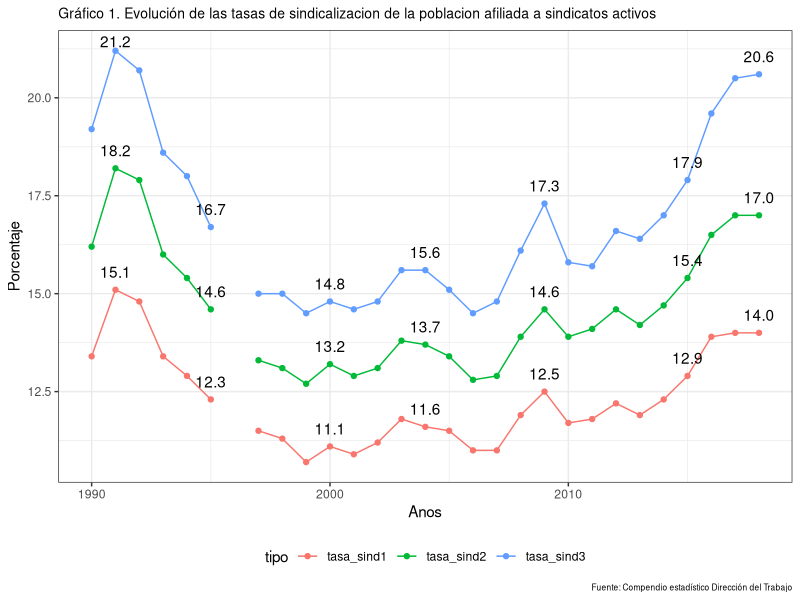
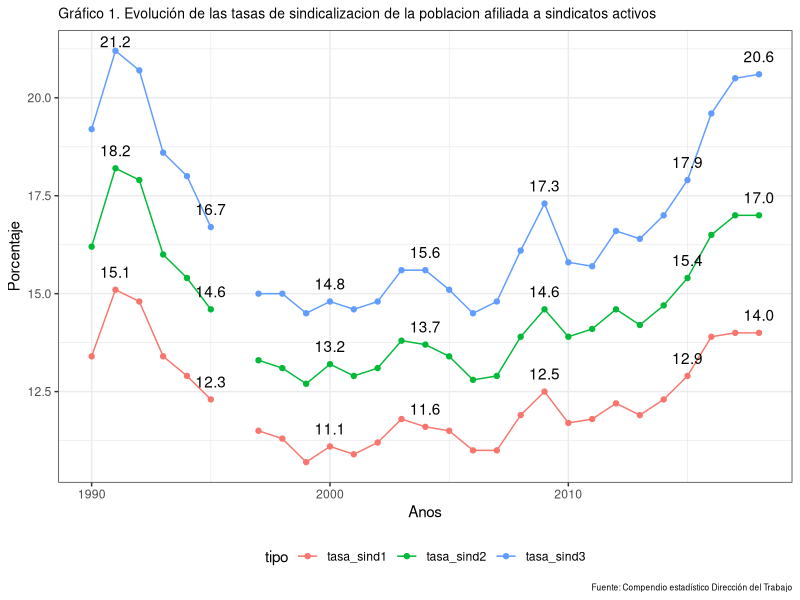

The R source for these figures, in order: (Note: this script raises an error after producing the figures.)
library(tidyverse)
library(ggrepel)
library(openxlsx)
library(tibble)


# 1. OOSS -----------------------------------------------------------------



#### Cuadro1. Cantidad de sindicatos activos, poblacion afiliada a sindicatos activos, fuerza de trabajo y tasas de sindicalización, años 1990 a 1999 ####

f0<-c("ano",
      "sindicatos_activos",
      "poblacion_afiliada",
      "ft_ocupada1",
      "tasa_sind1",
      "ft_ocupada2",
      "tasa_sind2",
      "poblacion_afiliada_sind_dep",
      "ft_ocupada3",
      "tasa_sind3")

cuadro1<-rbind(
c(1990 ,NA   ,606812 ,4525530 ,13.4, 3745599, 16.2, 515825 ,2692459, 19.2),
c(1991 ,7707 ,701355 ,4630670 ,15.1, 3862016, 18.2, 586716 ,2765416, 21.2),
c(1992 ,8323 ,724065 ,4877430 ,14.8, 4054999, 17.9, 602435 ,2909679, 20.7),
c(1993 ,7974 ,684361 ,5109290 ,13.4, 4280082, 16.0, 569066 ,3067602, 18.6),
c(1994 ,7891 ,661966 ,5122760 ,12.9, 4305265, 15.4, 547862 ,3038135, 18.0),
c(1995 ,7505 ,637570 ,5174410 ,12.3, 4364825, 14.6, 518094 ,3100665, 16.7),
c(1996 ,NA   , NA     ,5298680 ,NA   ,4525632 ,NA   ,NA      ,3243452,  NA),
c(1997 ,7446 ,617761 ,5380190 ,11.5, 4643794, 13.3, 501386 ,3350654, 15.0),
c(1998 ,7439 ,611535 ,5432350 ,11.3, 4657376, 13.1, 489957 ,3276276, 15.0),
c(1999 ,7057 ,579996 ,5404480 ,10.7, 4552804, 12.7, 463071 ,3192874, 14.5),
c(2000, 7659, 595495, 5381460, 11.1, 4528339, 13.2, 467835, 3170319, 14.8),
c(2001, 7410, 599610, 5479390, 10.9, 4631937, 12.9, 466138, 3187987, 14.6),
c(2002, 8149, 618930, 5531260, 11.2, 4723018, 13.1, 481749, 3253178, 14.8),
c(2003, 8967, 669507, 5675130, 11.8, 4849564, 13.8, 519687, 3326674, 15.6),
c(2004, 9416, 680351, 5862900, 11.6, 4979719, 13.7, 533175, 3423609, 15.6),
c(2005, 9148, 676368, 5904999, 11.5, 5054172, 13.4, 539326, 3581293, 15.1),
c(2006, 9424, 703706, 6410982, 11.0, 5477846, 12.8, 568856, 3933474, 14.5),
c(2007, 9365, 724606, 6567241, 11.0, 5622264, 12.9, 607190, 4099492, 14.8),
c(2008, 9340, 801251, 6740408, 11.9, 5782781, 13.9, 685763, 4251018, 16.1),
c(2009, 9776, 837055, 6710990, 12.5, 5747152, 14.6, 712814, 4131857, 17.3),
c(2010, 9871  ,858571,  7353835, 11.7, 6172536, 13.9, 734495  ,4646299, 15.8),
c(2011 ,10310 ,892365,  7564346, 11.8, 6348945, 14.1, 765138  ,4863073, 15.7),
c(2012 ,10585 ,940603,  7699431, 12.2, 6441986, 14.6, 821041  ,4960005, 16.6),
c(2013 ,10634 ,940222,  7904048, 11.9, 6600648, 14.2, 823722  ,5024782, 16.4),
c(2014 ,11162 ,985770,  8013717, 12.3, 6686276, 14.7, 859093  ,5061592, 17.0),
c(2015 ,11433 ,1048234, 8136356, 12.9, 6815314, 15.4, 919315  ,5133964, 17.9),
c(2016 ,11653 ,1139955 ,8216865 ,13.9 ,6901108 ,16.5 ,1009255 ,5142873, 19.6),
c(2017 ,11916 ,1179445 ,8406527 ,14.0 ,6930930 ,17.0 ,1043865 ,5099920, 20.5),
c(2018 ,11920 ,1174346 ,8414056 ,14.0 ,6927523 ,17.0 ,1045300 ,5068372, 20.6)
)

cuadro1<-cuadro1 %>% as.data.frame()
names(cuadro1)<-f0
cuadro1


# Grafico 1
cuadro1 %>% select(ano,tasa_sind1,tasa_sind2,tasa_sind3) %>% 
  gather(tipo,tasa,-ano) %>% mutate(tasa=as.numeric(tasa)) %>% 
  ggplot(aes(x=ano,y=tasa,color=tipo)) + geom_line() + geom_point() + theme_bw() + 
  labs(title = "Gráfico 1. Evolución de las tasas de sindicalizacion de la poblacion afiliada a sindicatos activos",
       x="Anos",
       y = "Porcentaje",
       caption = "Fuente: Compendio estadístico Dirección del Trabajo") + 
  theme(legend.position = "bottom",plot.title = element_text(size=10),
        plot.subtitle = element_text(size=8),
        plot.caption = element_text(size=6)) + 
  geom_text_repel(aes(label=ifelse(ano%in%c(1991,1995,2000,2004,2009,2015,2018),format(round(tasa,1)),"")), vjust=-1,colour="black")

ggsave(
  plot = last_plot(),
  filename = "Output/Graficos/1. OOSS/grafico1.Evolucion de las tasas de sindicalizacion de la poblacion afiliada a sindicatos activos.png",
  device = "png",
  dpi = "retina",
  units = "cm",
  width = 33,
  height = 17
)


#### Cuadro 2. Cantidad de trabajadores afiliados a sindicatos activos, fuerza de trabajo ocupada, y tasa de sindicalización, según sexo ####

cuadro2<-rbind(
c(2002, 497272, 121658, 618930 , 3241454, 1481566, 4723020, 15.3, 8.2  ,13.1),
c(2003, 531238, 138269, 669507 , 3298663, 1550891, 4849554, 16.1, 8.9  ,13.8),
c(2004, 522271, 158080, 680351 , 3335792, 1643938, 4979730, 15.7, 9.6  ,13.7),
c(2005, 515114, 161254, 676368 , 3376302, 1677870, 5054172, 15.3, 9.6  ,13.4),
c(2006, 532661, 171045, 703706 , 3627100, 1850746, 5477846, 14.7, 9.2  ,12.8),
c(2007, 537651, 186955, 724606 , 3683805, 1938459, 5622264, 14.6, 9.6  ,12.9),
c(2008, 562172, 239079, 801251 , 3738207, 2044574, 5782781, 15.0, 11.7 ,13.9),
c(2009, 580795, 256260, 837055 , 3661636, 2085516, 5747152, 15.9, 12.3 ,14.6),
c(2010, 585384, 273187, 858571 , 3822903, 2349633, 6172536, 15.3, 11.6 ,13.9),
c(2011, 593203, 299162, 892365 , 3883465, 2465480, 6348945, 15.3, 12.1 ,14.1),
c(2012, 618610, 321993, 940603 , 3930414, 2511571, 6441986, 15.7, 12.8 ,14.6),
c(2013, 610485, 329737, 940222 , 4005377, 2595271, 6600648, 15.2, 12.7 ,14.2),
c(2014, 630512, 355258, 985770 , 4035930, 2650346, 6686276, 15.6, 13.4 ,14.7),
c(2015, 646093, 402141, 1048234, 4081413, 2733898, 6815311, 15.8, 14.7 ,15.4),
c(2016, 683516, 455528, 1139044, 4153796, 2747312, 6901108, 16.5, 16.6 ,16.5),
c(2017, 691381, 488064, 1179445, 4157795, 2773138, 6930933, 16.6, 17.6 ,17.0),
c(2018, 681399, 492947, 1174346, 4149084, 2778439, 6927523, 16.4, 17.7 ,17.0)
) %>% as.data.frame()

names(cuadro2)<-c("ano","afiliados_hombres","afiliados_mujeres","afiliados_total",
                  "ft_hombres","ft_mujeres","ft_total","ft_hombres", "ft_mujeres","ft_total")


#### Cuadro 3. Cantidad de sindicatos activos a nivel nacional, por rama de actividad económica ####

# CIIU rev 2 1991-2010
cuadro3_1<-cbind(
read.xlsx("Input/Ilovepdf/1. OOSS.xlsx",sheet = 5,rows=c(1:12),cols=c(1:8),na.strings = "**"),
read.xlsx("Input/Ilovepdf/1. OOSS.xlsx",sheet = 6,rows=c(1:12),cols=c(2:8),na.strings = "**"),
read.xlsx("Input/Ilovepdf/1. OOSS.xlsx",sheet = 7,rows=c(2:13),cols=c(2:8),na.strings = "**")
)

# CIIU rev 3 2011-2017
cuadro3_2<-read.xlsx("Input/Ilovepdf/1. OOSS.xlsx",sheet = 8,rows=c(2:21),cols=c(1:8),na.strings = "**")

# CIIU rev 4 2018
cuadro3_3<-read.xlsx("Input/Ilovepdf/1. OOSS.xlsx",sheet = 9,rows=c(2:25),cols=c(1:2),na.strings = "**")


cuadro3_2 %>% add_row(Rama.Actividad.Económica="Agricultura  y  pesca",
                      `2011`=sum(.$`2011`[1]+.$`2011`[2]),
                      `2012`=sum(.$`2012`[1]+.$`2012`[2]),
                      `2013`=sum(.$`2013`[1]+.$`2013`[2]),
                      `2014`=sum(.$`2014`[1]+.$`2014`[2]),
                      `2015`=sum(.$`2015`[1]+.$`2015`[2]),
                      `2016`=sum(.$`2016`[1]+.$`2016`[2]),
                      `2017`=sum(.$`2017`[1]+.$`2017`[2])) %>% 
  
              add_row(Rama.Actividad.Económica="Minería") %>%
              add_row(Rama.Actividad.Económica="Industria") %>%
              add_row(Rama.Actividad.Económica="Electricidad,  gas  y  agua") %>%
              add_row(Rama.Actividad.Económica="Construcción") %>%
              add_row(Rama.Actividad.Económica="Comercio") %>%
              add_row(Rama.Actividad.Económica="Transporte  y  comunicaciones") %>%
              add_row(Rama.Actividad.Económica="Establecimientos  ftnancieros") %>%
              add_row(Rama.Actividad.Económica="Servicios") %>%
              add_row(Rama.Actividad.Económica="Actividades  no  especiftcadas")
  
cuadro3<-merge(cuadro3_1,cuadro3_2,by="Rama.Actividad.Económica",all.x = TRUE)
cuadro3<-merge(cuadro3,cuadro3_3,by="Rama.Actividad.Económica",all.x = TRUE)


#### Cuadro 4. Cantidad de sindicatos activos a nivel nacional, por rama de actividad económica ####






#### Guardar tablas ####
library(writexl)
write_xlsx(cuadro1,"Output/Cuadros/1. OOSS/cuadro1.xlsx", col_names = TRUE,format_headers = TRUE)
write_xlsx(cuadro2,"Output/Cuadros/1. OOSS/cuadro2.xlsx", col_names = TRUE,format_headers = TRUE)

